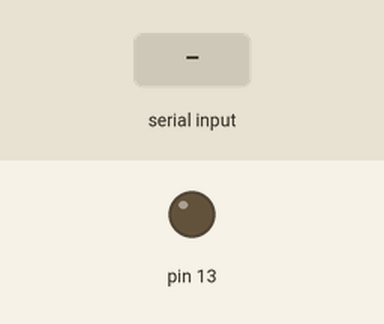
A sketch run on a simulated Arduino Uno, built with avr-gcc and run on an emulated ATmega328P. On the bench: output pins drawn as LEDs (lit = HIGH). The inputs (shaded band) are chosen by the test bench.

Above: at 1.2 s.
1.3 s: "1" received over Serial
At 2.5 s:
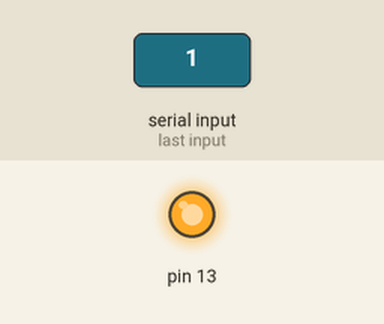
2.8 s: "2" received over Serial
At 3.8 s:
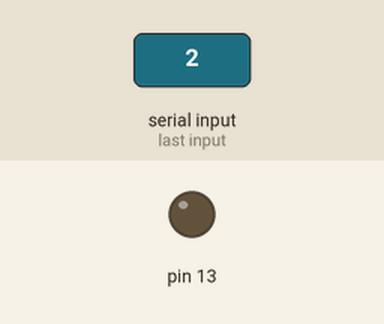
Timing chart, 0 to 5.8 s (numbered marks = the images above; inputs shaded):
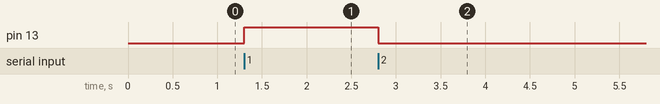

The sketch:

sketch_apr02a.ino
```cpp
void setup() {
  // put your setup code here, to run once:

  Serial.begin(9600);
  pinMode(13,OUTPUT);
}

void loop() {
  if(Serial.available() !=0)
  {
    byte b = Serial.read();
    if(b ==49)
    {
      digitalWrite(13,HIGH);
    }
    //По аски 50=2
    else if(b==50)
    {
     digitalWrite(13,LOW);
    }
   }
}
```

Measured:
- after the input at 1.3 s, pin 13: LOW → HIGH at once
- after the input at 2.8 s, pin 13: HIGH → LOW at once
